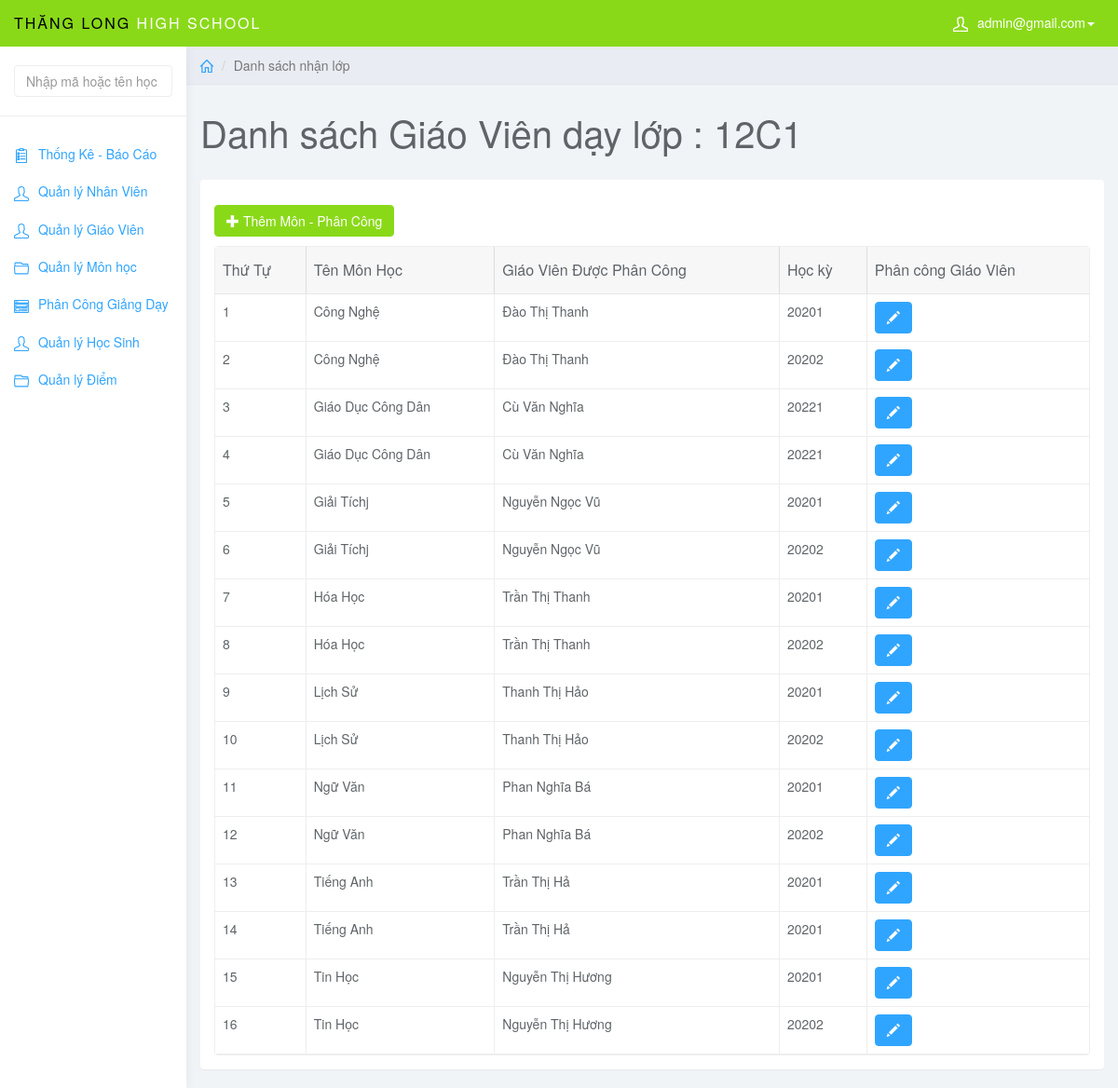
The page /index.php?page=list_mon&id_class=201 (signed in) on the database its author committed.
### tables this page shows
CREATE TABLE `lophoc` (
  `MaLopHoc` varchar(10) NOT NULL,
  `Tenlophoc` varchar(20) NOT NULL,
  `KhoiHoc` varchar(10) NOT NULL,
  PRIMARY KEY (`MaLopHoc`)
);

CREATE TABLE `dayhoc` (
  `MaDayHoc` int NOT NULL AUTO_INCREMENT,
  `MaMonHoc` varchar(5) NOT NULL,
  `MaGV` int NOT NULL,
  `MaLopHoc` varchar(10) NOT NULL,
  `MaHocKy` varchar(5) NOT NULL,
  `MoTaPhanCong` varchar(50) NOT NULL,
  PRIMARY KEY (`MaDayHoc`),
  KEY `fk_day_monhoc` (`MaMonHoc`),
  KEY `fk_day_gv` (`MaGV`),
  KEY `fk_day_hocky` (`MaHocKy`),
  KEY `fk_day_lophoc` (`MaLopHoc`),
  CONSTRAINT `fk_day_gv` FOREIGN KEY (`MaGV`) REFERENCES `giaovien` (`MaGV`),
  CONSTRAINT `fk_day_hocky` FOREIGN KEY (`MaHocKy`) REFERENCES `hocky` (`MaHocKy`),
  CONSTRAINT `fk_day_lophoc` FOREIGN KEY (`MaLopHoc`) REFERENCES `lophoc` (`MaLopHoc`),
  CONSTRAINT `fk_day_monhoc` FOREIGN KEY (`MaMonHoc`) REFERENCES `monhoc` (`MaMonHoc`)
);

CREATE TABLE `monhoc` (
  `MaMonHoc` varchar(5) NOT NULL,
  `TenMonHoc` varchar(20) NOT NULL,
  `SoTiet` int NOT NULL,
  `HeSoMonHoc` int NOT NULL,
  PRIMARY KEY (`MaMonHoc`)
);

CREATE TABLE `giaovien` (
  `MaGV` int NOT NULL,
  `MaMonHoc` varchar(5) NOT NULL,
  `TenGV` varchar(50) NOT NULL,
  `DiaChi` varchar(50) NOT NULL,
  `SDT` varchar(11) NOT NULL,
  `gv_mail` varchar(50) NOT NULL,
  `gv_pass` varchar(50) NOT NULL,
  PRIMARY KEY (`MaGV`),
  UNIQUE KEY `SDT` (`SDT`),
  KEY `fk_gv_mh` (`MaMonHoc`),
  CONSTRAINT `fk_gv_mh` FOREIGN KEY (`MaMonHoc`) REFERENCES `monhoc` (`MaMonHoc`)
);

### list_mon.php (the view, shortened to what this page needs)
<?php
$class_id = $_GET['id_class'];
$sql_lophoc = "SELECT * FROM dayhoc JOIN monhoc ON dayhoc.MaMonHoc = monhoc.MaMonHoc JOIN giaovien ON dayhoc.MaGV = giaovien.MaGV JOIN lophoc ON dayhoc.MaLopHoc = lophoc.MaLopHoc WHERE dayhoc.MaLopHoc = '$class_id'";
$query_lophoc = mysqli_query($conn, $sql_lophoc);
$row_lophoc = mysqli_fetch_assoc($query_lophoc);
?>
<div class="col-sm-9 col-sm-offset-3 col-lg-10 col-lg-offset-2 main">
    <div class="row">
        <ol class="breadcrumb">
            <li><a href="index.php"><svg class="glyph stroked home">
                        <use xlink:href="#stroked-home"></use>
                    </svg></a></li>
            <li class="active">Danh sách nhận lớp</li>
        </ol>
    </div>
    <div class="row">
        <div class="col-lg-12">
            <h1 class="page-header">Danh sách Giáo Viên dạy lớp : <?php echo $row_lophoc['Tenlophoc']; ?></h1>
        </div>
    </div>
    <div id="toolbar" class="btn-group">
        <a href="index.php?page=add_mon&id_class=<?php echo $class_id; ?>" class="btn btn-success">
            <i class="glyphicon glyphicon-plus"></i> Thêm Môn - Phân Công
        </a>
    </div>
    <div class="row">
        <div class="col-lg-12">
            <div class="panel panel-default">
                <div class="panel-body">
                    <table data-toolbar="#toolbar" data-toggle="table">
                        <thead>
                            <tr>
                                <th>Thứ Tự</th>
                                <th data-field="id" data-sortable="true">Tên Môn Học</th>
                                <th data-field="name" data-sortable="true">Giáo Viên Được Phân Công</th>
                                <th>Học kỳ</th>
                                <th data-field="price" data-sortable="true">Phân công Giáo Viên</th>
                            </tr>
                        </thead>
                        <tbody>
                            <?php
                            $sql_view = "SELECT * FROM dayhoc JOIN monhoc ON dayhoc.MaMonHoc = monhoc.MaMonHoc JOIN giaovien ON dayhoc.MaGV = giaovien.MaGV WHERE dayhoc.MaLopHoc = '$class_id'";
                            $query_view = mysqli_query($conn, $sql_view);
                            $i = 1;
                            while ($row_view = mysqli_fetch_assoc($query_view)) {
                            ?>
                            <tr>
                                <td><?php echo $i++; ?></td>
                                <td style=""><?php echo $row_view['TenMonHoc'] ?></td>
                                <td style=""><?php echo $row_view['TenGV'] ?></td>
                                <td><?php echo $row_view['MaHocKy'] ?></td>
                                <td class="form-group">
                                    <a href="index.php?page=edit_mon&id_mon=<?php echo $row_view['MaMonHoc']; ?>&id_class=<?php echo $class_id; ?>"
                                        class="btn btn-primary"><i class="glyphicon glyphicon-pencil"></i></a>
                                </td>
                            </tr>
                            <?php } ?>
                        </tbody>
                    </table>
                </div>
            </div>
        </div>
    </div>
</div>

### css/styles.css (style rules this page uses)
body { background: #f1f4f7; padding-top: 50px; color: #5f6468; }
a, a:hover, a:focus { color: #30a5ff; }
h1, h2, h3, h4, h5, h6 { color: #5f6468; }
h1 { font-weight: 300; font-size: 40px; }
.btn-primary, .btn-primary:hover, .btn-primary:focus, .btn-primary:active, .btn-primary.active, .open > .dropdown-toggle.btn-primary, .btn-primary.disabled, .btn-primary[disabled], fieldset[disabled] .btn-primary, .btn-primary.disabled:hover, .btn-primary[disabled]:hover, fieldset[disabled] .btn-primary:hover, .btn-primary.disabled:focus, .btn-primary[disabled]:focus, fieldset[disabled] .btn-primary:focus, .btn-primary.disabled:active, .btn-primary[disabled]:active, fieldset[disabled] .btn-primary:active, .btn-primary.disabled.active, .btn-primary[disabled].active, fieldset[disabled] .btn-primary.active { background-color: #30a5ff; border-color: #30a5ff; }
.btn-success, .btn-success:hover, .btn-success:focus, .btn-success:active, .btn-success.active, .open > .dropdown-toggle.btn-success, .btn-success.disabled, .btn-success[disabled], fieldset[disabled] .btn-success, .btn-success.disabled:hover, .btn-success[disabled]:hover, fieldset[disabled] .btn-success:hover, .btn-success.disabled:focus, .btn-success[disabled]:focus, fieldset[disabled] .btn-success:focus, .btn-success.disabled:active, .btn-success[disabled]:active, fieldset[disabled] .btn-success:active, .btn-success.disabled.active, .btn-success[disabled].active, fieldset[disabled] .btn-success.active { background-color: #8ad919; border-color: #8ad919; }
.panel { border: 0; }
.breadcrumb { border-radius: 0; padding: 10px 15px; background: #e9ecf2; box-shadow: 0 1px 1px rgba(0, 0, 0, .05); margin: 0 ; }
h1.page-header { margin-top: 30px; border-bottom: 0; }
.table { background: #fff; }
.breadcrumb .glyph { height: 14px; width: 14px; margin: -2px 0 0 0; stroke-width: 4px; }

### rows shown on the page
lophoc: Tenlophoc "12C1"
dayhoc: MaMonHoc.TenMonHoc "Công Nghệ", MaGV.TenGV "Đào Thị Thanh", MaHocKy "20201"
dayhoc: MaMonHoc.TenMonHoc "Công Nghệ", MaGV.TenGV "Đào Thị Thanh", MaHocKy "20202"
dayhoc: MaMonHoc.TenMonHoc "Giáo Dục Công Dân", MaGV.TenGV "Cù Văn Nghĩa", MaHocKy "20221"
dayhoc: MaMonHoc.TenMonHoc "Giáo Dục Công Dân", MaGV.TenGV "Cù Văn Nghĩa", MaHocKy "20221"
dayhoc: MaMonHoc.TenMonHoc "Giải Tíchj", MaGV.TenGV "Nguyễn Ngọc Vũ", MaHocKy "20201"
dayhoc: MaMonHoc.TenMonHoc "Giải Tíchj", MaGV.TenGV "Nguyễn Ngọc Vũ", MaHocKy "20202"
dayhoc: MaMonHoc.TenMonHoc "Hóa Học", MaGV.TenGV "Trần Thị Thanh", MaHocKy "20201"
dayhoc: MaMonHoc.TenMonHoc "Hóa Học", MaGV.TenGV "Trần Thị Thanh", MaHocKy "20202"
dayhoc: MaMonHoc.TenMonHoc "Lịch Sử", MaGV.TenGV "Thanh Thị Hảo", MaHocKy "20201"
dayhoc: MaMonHoc.TenMonHoc "Lịch Sử", MaGV.TenGV "Thanh Thị Hảo", MaHocKy "20202"
dayhoc: MaMonHoc.TenMonHoc "Ngữ Văn", MaGV.TenGV "Phan Nghĩa Bá", MaHocKy "20201"
dayhoc: MaMonHoc.TenMonHoc "Ngữ Văn", MaGV.TenGV "Phan Nghĩa Bá", MaHocKy "20202"
dayhoc: MaMonHoc.TenMonHoc "Tiếng Anh", MaGV.TenGV "Trần Thị Hả", MaHocKy "20201"
dayhoc: MaMonHoc.TenMonHoc "Tiếng Anh", MaGV.TenGV "Trần Thị Hả", MaHocKy "20201"
dayhoc: MaMonHoc.TenMonHoc "Tin Học", MaGV.TenGV "Nguyễn Thị Hương", MaHocKy "20201"
dayhoc: MaMonHoc.TenMonHoc "Tin Học", MaGV.TenGV "Nguyễn Thị Hương", MaHocKy "20202"

### other values the page prints
$_SESSION['mail_user'] "admin@gmail.com"
